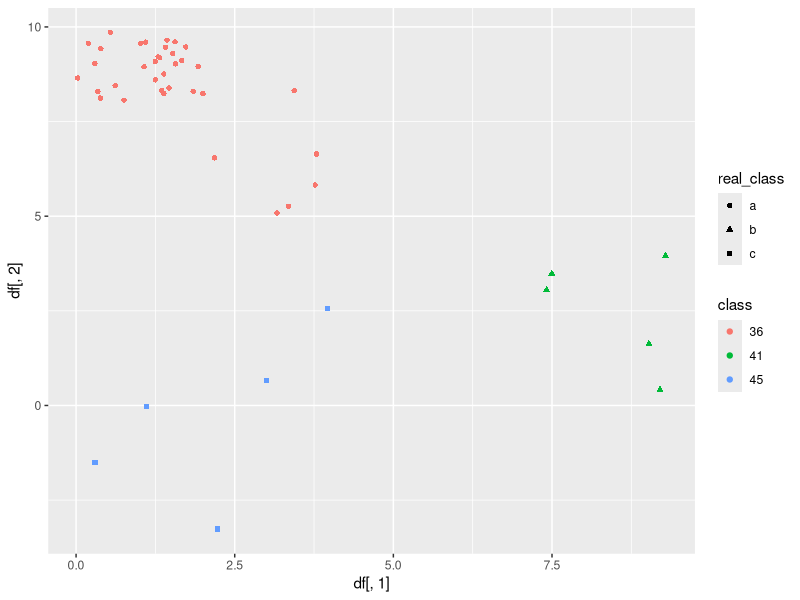
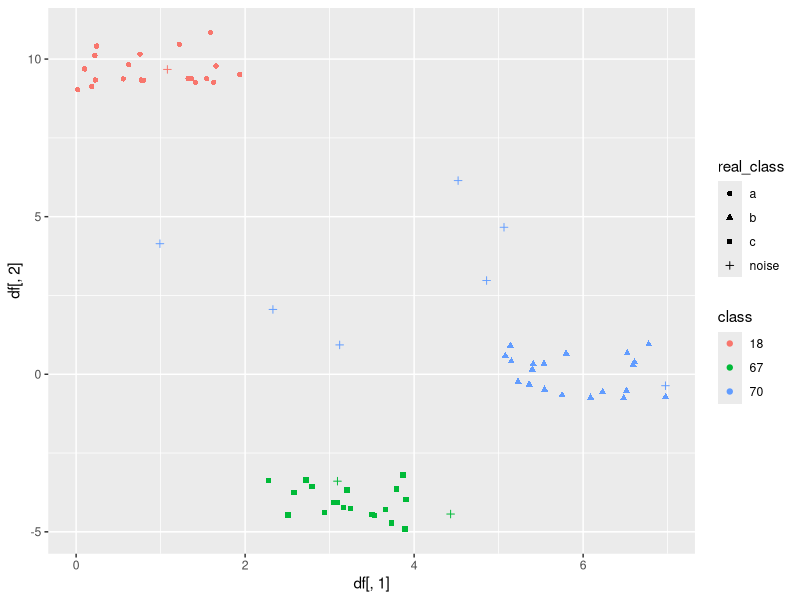

Generate these figures, in order, with R:
library(tidyverse)

#performs single link hierarchical clustering and plots the clusters
#works for 2D datasets
#df is the dataframe and NUM the number of clusters
single_link <- function(df, NUM){
  
  #seperating data and real class
  real_class <- df[,3]
  df <- df[-3]
  
  #calulating all distances
  distance <- as.matrix(dist(df))
  
  #getting rid of zeros of the diag
  diag(distance) <- Inf
  
  #initializing clusters lists to store cluster points (named 1:number of points)
  clus.names <- c(rownames(df))
  clus <- vector("list", length(clus.names))
  names(clus) <- clus.names
  #initially, each point is its own cluster
  for(x in names(clus)){clus[[x]] <- append(clus[[x]],as.numeric(x))}
  
  #condition to break the loop
  done <- FALSE
  
  #repeat until we have the wanted number of clusters (param NUM)
  while(done == FALSE){
    
    #if wanted clusters equal the number of points, exit with one point per cluster
    if(NUM == nrow(df)) {break}
    
    #if wanted clusters more than points, exit
    if(NUM > nrow(df)) {
      print((paste0("Error: Exceeded max number of clusters (", nrow(df), ")")))
      break
    }
    
    #find the indexes of the minimum distance in distance matrix
    min_d <- which(distance == min(distance), arr.ind = T)[1,]
    
    
    #find in which cluster the points with min distance belong
    cluster1 <- 0
    cluster2 <- 0
    
    for(i in names(clus)){
      if(min_d[1] %in% clus[[i]]){
        cluster1 <- i
      }
      if(min_d[2] %in% clus[[i]]){
        cluster2 <- i
      }
    }
    
    
    #IF they don't already belong in the same cluster, put them in the same cluster
    #of first point, clear the other one
    if(cluster1 != cluster2){
      clus[[cluster1]] <- append(clus[[cluster1]], clus[[cluster2]])
      clus[[cluster2]] <- NA
    }
    
    #remove the current min from the distance matrix so it won't be used again
    distance[as.numeric(min_d[1]), as.numeric(min_d[2])] <- Inf
    distance[as.numeric(min_d[2]), as.numeric(min_d[1])] <- Inf
    
    
    #termination condition: reaching the desired number of clusters
    clust_num <- 0 #number of clusters created
    
    for(j in names(clus)){ #for each cluster
      if(is.numeric(clus[[j]])) { #has elements inside (numerics)
        clust_num <- clust_num+1 #increase cluster counter
      }
    }
    
    #if desired cluster number met, condition = TRUE
    if (clust_num == NUM) {done <- T}
    
  } #exit loop
  
  
  #once the clustering is complete, we must assign each point of the dataset a class
  
  #remove NA values from clus
  clus <- clus[!is.na(clus)]
  
  #initialize class column 
  df$class <- NA
  
  for(x in as.numeric(names(clus))){ #for each cluster in clus
    for(y in clus[[as.character(x)]]){ #look for the elements in each cluster
      df[y,"class"] <- as.character(x) #assign corresponding df row the cluster name
    }
  }
  
  
  #plottin the data
  #color is the clusters assigned by the algorithm and shape is the true class if the data
  ggplot(df) + 
    geom_point(aes(x=df[,1],y=df[,2], color=class, shape=real_class))
  
}


#reading the datasets
sl_data <- read.csv(file = 'single_link_better.csv')
dbs_data <- read.csv(file= 'dbscan_better.csv')

#running the algorithms
single_link(sl_data[-1], 3) #best for single link
single_link(dbs_data[-1], 3) #best for dbscan
